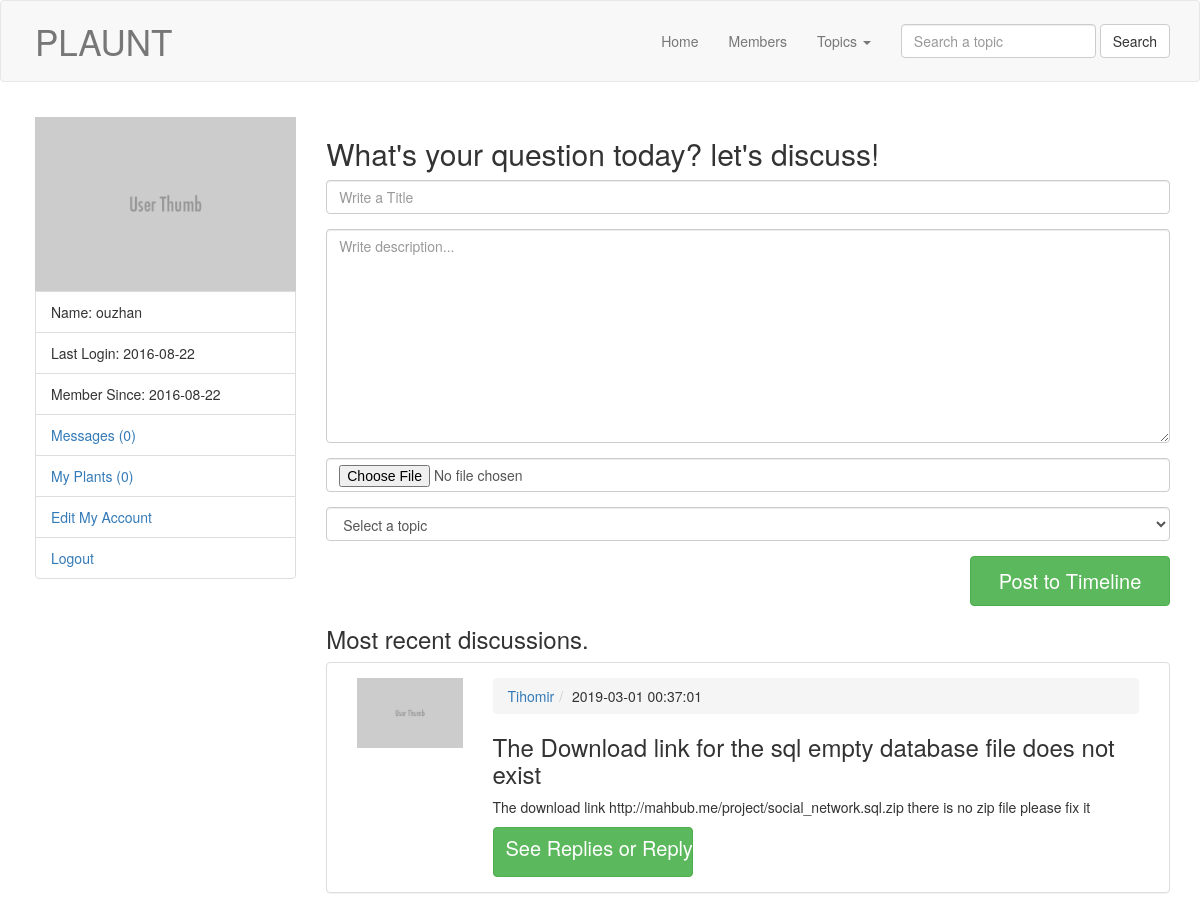
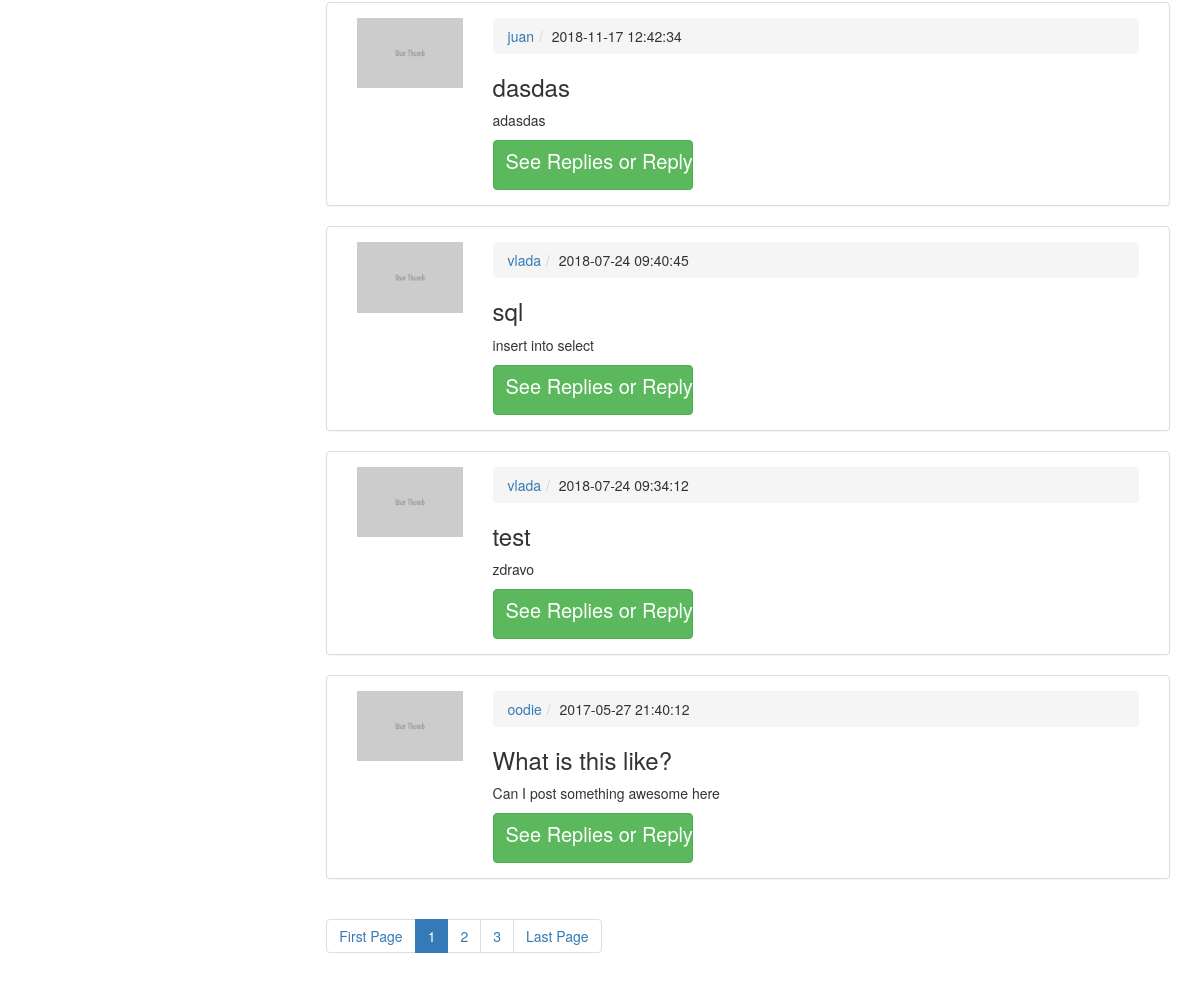
/home.php (signed in), run on the app's committed database (2 pictures, top to bottom).
### tables this page shows
CREATE TABLE `users` (
  `user_id` int(11) NOT NULL,
  `user_name` varchar(100) NOT NULL,
  `user_pass` varchar(100) NOT NULL,
  `user_email` varchar(100) NOT NULL,
  `user_country` varchar(100) NOT NULL,
  `user_gender` varchar(100) NOT NULL,
  `user_b_day` date NOT NULL,
  `user_image` text NOT NULL,
  `register_date` date NOT NULL,
  `last_login` date NOT NULL,
  `status` text NOT NULL,
  `verification_code` int(100) NOT NULL,
  `posts` text NOT NULL,
  `user_role` varchar(100) NOT NULL
);

CREATE TABLE `posts` (
  `post_id` int(11) NOT NULL,
  `user_id` int(11) NOT NULL,
  `topic_id` int(11) NOT NULL,
  `post_title` text NOT NULL,
  `post_content` text NOT NULL,
  `post_date` timestamp NOT NULL DEFAULT CURRENT_TIMESTAMP ON UPDATE CURRENT_TIMESTAMP
);

### functions/functions.php (the view, shortened to what this page needs)
<?php
function get_posts() {
	global $connection;
	$per_page = 5;
	if ( isset( $_GET['page'] ) ) {
		$page = $_GET['page'];
	}else {
		$page = 1;
	}
	$start_from = ( $page - 1 ) * $per_page;
	$get_posts  = "SELECT * from posts ORDER by 1 DESC LIMIT $start_from,$per_page";
	$run_posts  = mysqli_query( $connection, $get_posts );
	while ( $row_posts = mysqli_fetch_array( $run_posts ) ) {
		$post_id = $row_posts['post_id'];
		$user_id = $row_posts['user_id'];
		$post_title = $row_posts['post_title'];
		$content = $row_posts['post_content'];
		$post_date = $row_posts['post_date'];
		$user = "SELECT * from users where user_id='$user_id' AND posts='yes'";
		$run_user = mysqli_query( $connection, $user );
		$row_user = mysqli_fetch_array( $run_user );
		$user_name = $row_user['user_name'];
		$user_image = $row_user['user_image'];
		$output   = "<div class='panel panel-default'>";
		$output  .= "<div class='panel-body'>";
		$output  .= "<div class='col-sm-2'>";
		$output  .= "<img src='user/user_images/$user_image' class='img-responsive'>";
		$output  .= "</div>";
		$output  .= "<div class='col-sm-10'>";
		$output  .= "<ol class='breadcrumb'>";
		$output  .= "<li><a href='user_profile.php?u_id=$user_id'>$user_name</a></li>";
		$output  .= "<li>$post_date</li>";
		$output  .= "</ol>";
		$output  .= "<h3>$post_title</h3>";
		$output  .= "<p>$content</p>";
		$output  .= "<a href='single.php?post_id=$post_id' class='btn btn-success'>See Replies or Reply to This</a>";
		$output  .= "</div>";
		$output  .= "</div>";
		$output  .= "</div>";
		echo $output;
	}
	include( "pagination.php" );
}
?>

### home.php (shortened to what this page needs)
<?php
	include ( "includes/connection.php" );
	include ( "functions/functions.php" );
	if ( !isset( $_SESSION['user_email'] ) ) {
		header( "location: index.php" );
	}else {
		include ( "header.php" );
		include ( "user_sidebar.php" );
?>
		<div class="col-sm-9">
			<form action="home.php?id=<?php echo $user_id; ?>" method="post" class="form-horizontal">
				<h2>What's your question today? let's discuss!</h2>
				<div class="form-group">
					<div class="col-sm-12">
						<input type="text" name="title" class="form-control" placeholder="Write a Title" required>
					</div>
				</div>
				<div class="form-group">
					<div class="col-sm-12">
						<textarea name="content" class="form-control" cols="30" rows="10" placeholder="Write description..." required></textarea>
					</div>
				</div>
				<div class="form-group">
			<div class="col-sm-12">
				<input type="file" class="form-control" name="image">
			</div>
			</div>
				<div class="form-group">
					<div class="col-sm-12">
						<select name="topic" class="form-control">
							<option value="">Select a topic</option>
						</select>
					</div>
				</div>
				<div class="form-group">
					<div class="col-sm-12">
						<input type="submit" name="sub" class="btn btn-success pull-right" value="Post to Timeline">
					</div>
				</div>
			</form>
			<div id="posts">
				<h3>Most recent discussions.</h3>
				<?php get_posts(); ?>
			</div>
		</div>
<?php
	include( "footer.php" );
} ?>

### header.php (shortened to what this page needs)
<!DOCTYPE html>
<html lang="">
	<head>
		<link rel="stylesheet" href="assets/css/bootstrap.css">
		<link rel="stylesheet" href="assets/css/main.css">
	</head>
	<body>
		<header id="header">
			<nav class="navbar navbar-default" role="navigation">
				<div class="container">
					<div class="row">
						<div class="navbar-header">
							<a class="navbar-brand" href="index.php">PLAUNT</a>
						</div>
						<div class="collapse navbar-collapse navbar-ex1-collapse">
							<form method="get" action="results.php" id="form1" class="navbar-form navbar-right" role="search">
						        <div class="form-group">
						          <input type="text" name="user_query" class="form-control" placeholder="Search a topic">
						        </div>
						        <input type="submit" name="search" class="btn btn-default" value="Search">
						    </form>
							<ul class="nav navbar-nav navbar-right">
					        	<li><a href="home.php">Home</a></li>
					        	<li><a href="members.php">Members</a></li>
					        	<li class="dropdown">
					        		<a href="#" class="dropdown-toggle" data-toggle="dropdown" role="button" aria-haspopup="true" aria-expanded="false">Topics <span class="caret"></span></a>
					        	</li>
					     	</ul>
						</div>
					</div>
				</div>
			</nav>
		</header>
		<section id="content">
			<div class="container">
				<div class="row">

### user_sidebar.php (shortened to what this page needs)
<div class="col-sm-3">
	<?php
		$user 		= $_SESSION['user_email'];
		$get_user   = "SELECT * from users where user_email='$user'";
		$run_user   = mysqli_query( $connection, $get_user );
		$row 		= mysqli_fetch_array( $run_user );
		$user_id 	    = $row['user_id'];
		$user_name 		= $row['user_name'];
		$user_image 	= $row['user_image'];
		$register_date  = $row['register_date'];
		$last_login 	= $row['last_login'];
		$user_posts = "SELECT  * from posts where user_id='$user_id'";
		$run_posts = mysqli_query( $connection, $user_posts );
		$posts = mysqli_num_rows( $run_posts );
		$sel_msg = "SELECT * from messages where receiver='$user_id' AND status='unread' order by 1 DESC";
		$run_msg = mysqli_query( $connection, $sel_msg );
		$count_msg = mysqli_num_rows( $run_msg );
	?>
	<img src="user/user_images/<?php echo $user_image; ?>" class="img-responsive" alt="">
	<ul class="list-group">
		<li class="list-group-item">Name: <?php echo $user_name; ?></li>
		<li class="list-group-item">Last Login: <?php echo $last_login; ?></li>
		<li class="list-group-item">Member Since: <?php echo $register_date; ?></li>
		<li class="list-group-item"><a href="my_messages.php?inbox&u_id=<?php echo $user_id; ?>">Messages (<?php echo $count_msg; ?>)</a></li>
		<li class="list-group-item"><a href="my_posts.php?u_id=<?php echo $user_id; ?>">My Plants (<?php echo $posts; ?>)</a></li>
		<li class="list-group-item"><a href="edit_profile.php?u_id=<?php echo $user_id; ?>">Edit My Account</a></li>
		<li class="list-group-item"><a href="logout.php">Logout</a></li>
	</ul>
</div>

### functions/pagination.php
<?php
	$query = "SELECT * from posts";
	$result = mysqli_query( $connection, $query );
	$total_posts = mysqli_num_rows( $result );
	$total_pages = ceil( $total_posts / $per_page );
	$output  = "<div class='clearfix'>";
	$output .= "<ul class='pagination'>";
	$output .= "<li><a href='home.php?page=1'>First Page</a></li>";
	for ( $i = 1; $i <= $total_pages; $i++ ) {
		if ( $page == $i ) {
			$output .= "<li class='active'><a href='home.php?page=$i'>$i</a></li>";
		}else{
			$output .= "<li><a href='home.php?page=$i'>$i</a></li>";
		}
	}
	$output .= "<li><a href='home.php?page=$total_pages'>Last Page</a></li>";
	$output .= "</ul>";
	$output .= "</div>";
	echo $output;
?>

### footer.php (shortened to what this page needs)
				</div>
			</div>
		</section>
	</body>
</html>

### assets/css/main.css (style rules this page uses)
.navbar>.container .navbar-brand, .navbar>.container-fluid .navbar-brand { margin-left: 0; font-size: 35px !important; }
.list-group-item:first-child { border-top-right-radius: 0; border-top-left-radius: 0; }

### data on the page
users: user_image (placeholder picture), user_name "ouzhan", last_login "2016-08-22", register_date "2016-08-22"
posts: user.user_image (placeholder picture), user.user_name "Tihomir", post_date "2019-03-01 00:37:01", post_title "The Download link for the sql empty database file does not exist", post_content "The download link http://mahbub.me/project/social_network.sql.zip there is no zip file please fix it"
posts: user.user_image (placeholder picture), user.user_name "juan", post_date "2018-11-17 12:42:34", post_title "dasdas", post_content "adasdas"
posts: user.user_image (placeholder picture), user.user_name "vlada", post_date "2018-07-24 09:40:45", post_title "sql", post_content "insert into select"
posts: user.user_image (placeholder picture), user.user_name "vlada", post_date "2018-07-24 09:34:12", post_title "test", post_content "zdravo"
posts: user.user_image (placeholder picture), user.user_name "oodie", post_date "2017-05-27 21:40:12", post_title "What is this like?", post_content "Can I post something awesome here"

### other printed values
$count_msg "0"
$posts "0"
